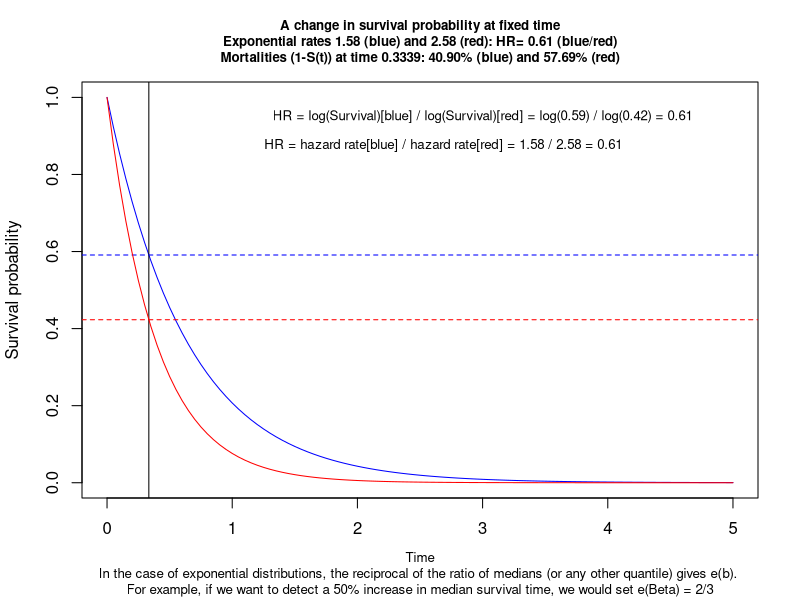
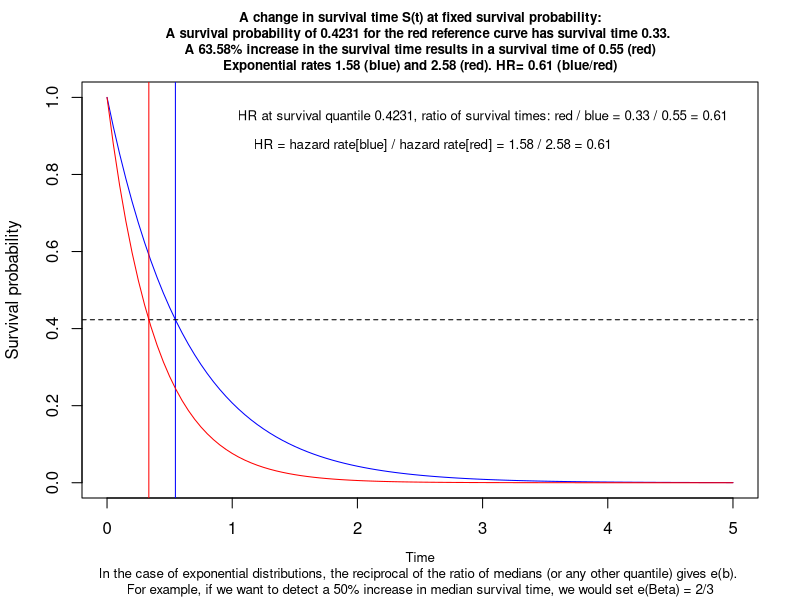
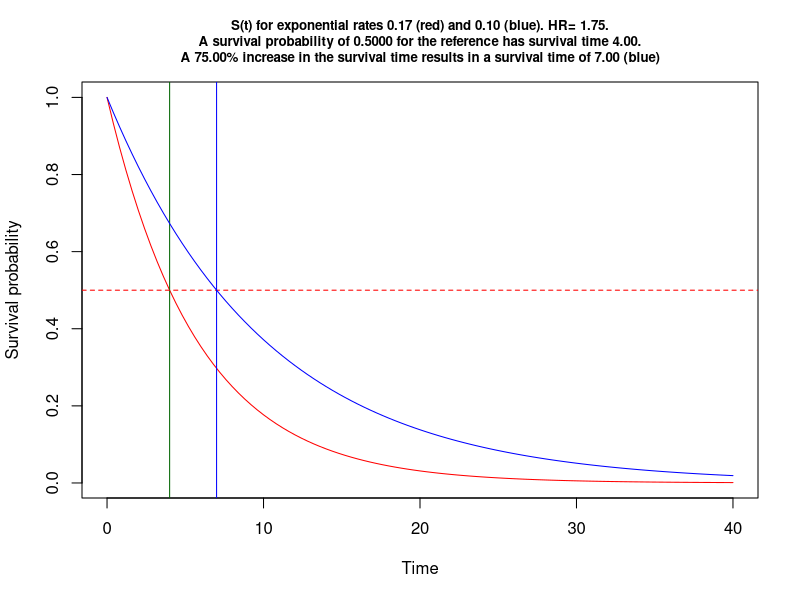
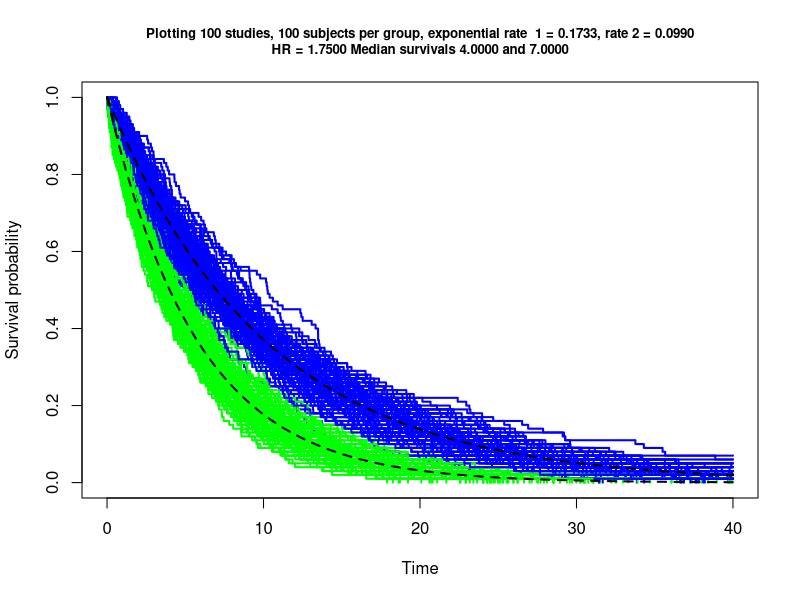

These figures' R source, in order: (Note: this script raises an error after producing the figures.)
## ---- chunk 1

#/***************************************************************************#
#Filename           :      xxxxxxxxxxxxxxxxxxxxx
#Author             :      obrieea1
#Date               :      xx-May-2021
#R                  :      xxxxxxxxxxxxx
#Platform           :      xxxxxxxxxxxxx 
#Project/Study      :      xxxxxxxxxxxxx
#Description        :      xxxxxxxxxxxxx   
#Assumptions:   
#Input              :       
#Output             :      An .R, .Rmd and .html file is output to xxx
#                          An .R file is output to the dir where original .Rmd file is located
#Macros used        :      none
#---------------------------------------------------------------------------
#MODIFICATION HISTORY: 
#    <DD-MON-YYYY>,
#    <Description> 
#    
#***************************************************************************/

# knit: (function(inputFile, encoding) { 
#               out_dir <- '~/Survival-power';   
#           rmarkdown::render(inputFile,
#                         encoding=encoding, 
#       output_file=file.path(out_dir,'survival power exploration.html')) })

        rm(list=ls())

        set.seed(123)
        startTime<-proc.time()
        library(knitr)
        knit_hooks$set(purl = hook_purl)  #new line
        options(width=120)
        options(width = 999)
        opts_chunk$set(comment = "", warning = FALSE, message = FALSE,
                       echo = FALSE, tidy = FALSE, size="tiny",  cache=FALSE,
                       progress=TRUE,
                         fig.width=7, fig.height=3.5,
                       cache.path = 'program_Cache/',
                       fig.path='figure/')
         
        knitr::knit_hooks$set(inline = function(x) {
          knitr:::format_sci(x, 'md')
        })
         
        
        options(scipen=999)  # remove scientific notation
        
      
        # create an R file of the code!
        # https://stackoverflow.com/questions/26048722/knitr-and-tangle-code-without-execution
        
         # knit_hooks$set(purl = function(before, options) {
         #   if (before) return()
         #   input  = current_input()  # filename of input document
         #   output = paste(tools::file_path_sans_ext(input), 'R', sep = '.')
         #   if (knitr:::isFALSE(knitr:::.knitEnv$tangle.start)) {
         #   assign('tangle.start', TRUE, knitr:::.knitEnv)
         #   unlink(output)
         # }
         #   cat(options$code, file = output, sep = '\n', append = TRUE)
         # })

          # function to calculate the mode     
          getmode <- function(v) {
               uniqv <- unique(v)
               uniqv[which.max(tabulate(match(v, uniqv)))]
          }
  
          
        # https://stackoverflow.com/questions/36868287/purl-within-knit-duplicate-label-error
          
          options(knitr.duplicate.label = 'allow') # to help with purl
 
          
## ---- chunk 2

 
      
      gps1 <-  paste0('~/Survival-power')
      gps2 <-  paste0('~/Survival-power')
      
      path.script <- paste0(gps1, '')        # code to go here
      path.import <- paste0(gps2, '')  # data is here
      path.export <- paste0(gps1, '') 
      
      wd <- Rhome <- paste0('~/Survival-power')
      wd.code <- paste0(Rhome,'')                 
      wd.data <- paste0(Rhome,'')
 
      
      
      # rounding functions
      p2 <- function(x) {formatC(x, format="f", digits=2)}
      p3 <- function(x) {formatC(x, format="f", digits=3)}
      p4 <- function(x) {formatC(x, format="f", digits=4)}
      
       # https://stackoverflow.com/questions/3245862/format-numbers-to-significant-figures-nicely-in-r
      formatz <- function(x){
        
        if (!is.na(x)  ) {
          
          formatC(signif(x,digits=5), digits=5,format="fg", flag="#",big.mark=",")
          
        }
        
      }
      
      formatz0 <- function(x){
        sprintf(x, fmt = '%s')  
      }
      formatz1 <- function(x){
        sprintf(x, fmt = '%#.1f')  
      }
      formatz2 <- function(x){
        sprintf(x, fmt = '%#.2f')  
      }
      formatz00 <- function(x){
        round(x,0) 
      }
      formatz4 <- function(x){
        sprintf(x, fmt = '%#.4f')  
      }
 
      
## ---- chunk 3
      
    # functions  to get means and SDs, not used
    mymean <- function(x) {mean(x, na.rm=T)}
    mysd <- function(x) {sd(x, na.rm=T)}
    
     
## ---- chunk 4
 
    library(survival)
    library(rms) # for modelling
    library(tidyverse)
   
## ---- chunk 5
      
  # tereneau book p62
  # In the case of exponential distributions, the reciprocal of the ratio of
  # medians (or any other quantile) gives e(b). For example, if we want to
  # detect a 50% increase in median survival time, we would set e(Beta) = 2/3. 
  A  <-runif(1,1,3)              # random, this will be a constant hazard rate
  B  <-runif(1,1,3)              # random, second curve rate
  
  lambda   <- min(A,B)           # best  survival
  lambda2 <- max(A,B)            # worst survival blue curve

  end <- ceiling(-(log(1-.999)/ lambda))       # for plotting 99th percentile
  s <- seq(0,end, length.out = end+1)          # reasonable x axis
  p <- runif(1)                                # random survival prop
  ms <- -log(1-p)/lambda                       # survival time  for survival prop p

  (time1 <- ms )
  (mort1 <-  exp(-lambda2*  ms  ) ) # e^-lambda*t
 
  #~~~~~~~~~~~~~~~~~~~~~~~~~~~~~~~~~~~~~~~~~~~~~~~~~~~~~~~~~~~~~~~~~~~~~~~~~~~~~~~~~~~~
  #~~~~~~~~~~~~~~~~~~~~~~~~~~~~~~~~~~~~~~~~~~~Survival function~~~~~~~~~~~~~~~~~~~~~~~~~~~~~~~
  zp <- function(x, shape, scale)
    pweibull(x, shape=shape, scale=scale,lower.tail=F)
  
  #~~~~~~~~~~~~~~~~~~
  curve(zp(x, shape=1, scale=1/lambda), from=0, to=end, 
         main=paste0("A change in survival probability at fixed time\n Exponential rates ",
                     formatz2(lambda),         " (blue) and ",
                     formatz2(lambda2),        " (red): HR= ",
                     formatz2(lambda/lambda2), " (blue/red) \nMortalities (1-S(t)) at time ",
                     formatz4(ms),             ": ",
                     formatz2(p*100),          "% (blue) and ", 
                     formatz2((1-mort1)*100 ), "% (red)" ), 
                     cex.main = .8,
                     ylab='Survival probability', xlab='', col="blue", 
                     sub= "Time\nIn the case of exponential distributions, the reciprocal of the ratio of medians (or any other quantile) gives e(b). \nFor example, if we want to detect a 50% increase in median survival time, we would set e(Beta) = 2/3" ,  cex.sub=.8)

  abline(v=ms )   
  abline(h=1-p , col='blue' , lty=2)
  #~~~~~~~~~~~~~~~~~~
  curve(zp(x, shape=1, scale=1/lambda2), from=0, to=end,     
        ylab='Survival probability', xlab='Time', col="red", add=TRUE)
  abline(h=mort1 , col='red' , lty=2)      
  #~~~~~~~~~~~~~~~~~~
  text(x = end*.6, y = .95,  
       paste0("HR = log(Survival)[blue] / log(Survival)[red] = log("
              ,formatz2(1-p),                  ") / log(",
              formatz2(mort1),                 ") = ", 
              formatz2( log(1-p)/log(mort1) ), ""),
       col = "black",#1b98e0",
       cex = .8)
  #~~~~~~~~~~~~~~~~~~
  text(x = end*.537, y = .875,  
       paste0(expression("HR = hazard rate[blue] / hazard rate[red] = "),
              formatz2(lambda),         " / ",
              formatz2(lambda2),        " = ",
              formatz2(lambda/lambda2), ""
              ),
       col = "black",#1b98e0",
             cex = .8)
  #~~~~~~~~~~~~~~~~~~
     # ratio of two survivals
     A <- -log(1-p)/lambda2
     B <- -log(1-p)/lambda
      
     A/B
     lambda/lambda2

## ---- chunk 6
      
 #~~~~~~~~~~~~~~~~~~~~~~~~~~~~~~~~~~~~~~~~~~~~~~~~~~~~~~~~~~~~~~~~~~~~~~~~~~~~~~~~~~~~~~~~~~~~~~~~
 
 # new
 p          <- mort1  
 ref.time   <- s1 <- ms 
 trt.time   <- s2 <- -log(p)/lambda
 fact.      <- (-log(p)/lambda)  / (-log(p)/lambda2) -1
 hr         <- lambda/lambda2
 
 
 curve(zp(x, shape=1, scale=1/lambda), from=0, to=end, 
       main=paste0(  "A change in survival time S(t) at fixed survival probability:\nA survival probability of ",
          formatz4(p),         " for the red reference curve has survival time ",
          formatz2( ref.time), ". \nA ",
          formatz2(fact.*100) ,"% increase in the survival time results in a survival time of ",
          formatz2(trt.time),  " (red)\nExponential rates ",
          formatz2(lambda),    " (blue) and ",
          formatz2(lambda2),   " (red). HR= ",
          formatz2(hr),        " (blue/red)"
          ),  
          cex.main = .8,
          ylab='Survival probability',xlab='', 
          col="blue",
          sub= "Time\nIn the case of exponential distributions, the reciprocal of the ratio of medians (or any other quantile) gives e(b). \nFor example, if we want to detect a 50% increase in median survival time, we would set e(Beta) = 2/3" , cex.sub=.8)
 
   text(x = end*.6, y = .95,  
       paste0("HR at survival quantile ",formatz4(p),", ratio of survival times: red / blue = "
              ,formatz2(ref.time),             " / ",
              formatz2(trt.time),              " = ", 
              formatz2( ref.time/trt.time ),   ""),
       col = "black",
       cex = .8)
 
  #~~~~~~~~~~~~~~~~~~
  text(x = end*.52, y = .875,  
       paste0(expression("HR = hazard rate[blue] / hazard rate[red] = "),
              formatz2(lambda)," / ",formatz2(lambda2)," = "
              ,formatz2(lambda/lambda2),""
              ),
       col = "black",
             cex = .8)
  #~~~~~~~~~~~~~~~~~~~
 abline(v= -log(p)/lambda, col='blue')  
 abline(h=p , col='black' , lty=2)
 abline(v= -log(p)/lambda2 , col='red')   
 
 curve(zp(x, shape=1, scale=1/lambda2), from=0, to=end,  
       ylab='Survival probability', xlab='Time', col="red", add=TRUE)
  
 #~~~~~~~~~~~~~~~~~~~~~~~~~~~~~~~~~~~~~~~~~~~~~~~~~~~~~~~~~~~~~~~~~~~~~~~~~~~~~~~~~~~~~~~~~~~~~~~~
 
 
## ---- chunk 7
     
## ---- chunk 8
 
# This function is useful for creating d1 an input to Hmisc cpower

  morti <- function ( d0=.5, hr=2/3, time=6){
    
      lambda = -log(1-d0)/time     # hazard rate 
      m = 1 - exp(-lambda*time*hr) # mortality hence subtracting from 1
      return(m)
  } 
  
 
  d0 <- 0.5
  d1 <- morti()
  
  cpower(tref=6, n=352, mc=d0, r= 100*(d0 - d1)/d0, tmin=39/4, 
         accrual=74/4, alpha=.05, pr=TRUE,
         noncomp.c = 0, noncomp.i = 0)


 
## ---- chunk 9

## ---- chunk 10
  
d0 <- 1-.29
d1 <- 1-.4
cpower(tref=1, n=444, mc=d0, r= 100*(d0 - d1)/d0, tmin=1, 
       accrual=1, alpha=.05, pr=TRUE,
       noncomp.c = 0, noncomp.i = 0)
  
  
  
## ---- chunk 11
     
## ---- chunk 12
     

cpower(tref=2, n=1000, mc=.2, r=25, accrual=2, tmin=1, 
       noncomp.c=10, noncomp.i=17.5)

# repeating using my function, only difference due to rounding

  d0= .2
  time=2
  hr=0.7283
  d1 <- morti(d0=d0, hr= hr, time=time)
  
  cpower(tref=time, n=1000, mc=d0, r=100*(d0 - d1)/d0, accrual=2, tmin=1, 
         noncomp.c=10, noncomp.i=17.5)
 
## ---- chunk 13

  
  d0= .6
  time=5
  d1=.41
  
  cpower(tref=time, n=400, mc=d0, r=100*(d0 - d1)/d0, accrual=1.5, tmin=2,    # p478 and p482
         noncomp.c=0, noncomp.i=0)
  
  cpower(tref=time, n=400, mc=d0, r=100*(d0 - d1)/d0, accrual=2.0,  tmin=2,    # p483
         noncomp.c=0, noncomp.i=0)
  
  cpower(tref=time, n=903, mc=d0, r=100*(d0 - d1)/d0, accrual=20/24, tmin=0,  # p483 no this does not match <-!!
         noncomp.c=0, noncomp.i=0) 


## ---- chunk 14

# Stata survival book p353/354, we duplicate with cpower
# stpower exponential 0.03, hratio(0.6) power(0.9) aperiod(20) fperiod(15)

    hr   <- 0.6
    h    <- 0.03  
    time <- 1/h*(-log(1-0.5))^(1)  #Weibull
    d0   <- 0.5
    d1   <- morti(d0=d0, hr= hr, time=time)  # my function
  
  cpower(tref=time, n=190*2, mc=d0, r=100*(d0 - d1)/d0, accrual=20, tmin=15, 
         noncomp.c=0, noncomp.i=0) #

## ---- chunk 15

 
# stpower exponential 0.03, hratio(0.6) power(0.9) fperiod(35) loghazard detail

simfunx <- function(p=1, hr=.6, n=30, At=20, lambdaC=.018, alpha=0.05, seed=NULL ) {
  
      if (!is.null(seed)) set.seed(seed)
      
      h  <- lambdaC #                    # hazard for exponential using med surv, remeber -log(0.5) is the same 
      ms <- 1/h*(-log(1-0.5))^(p)        # lets show we know how to recreate median survival
      T1 <- 1/h*(-log(runif(n)))^(p)     # weibull times, p=1 so exp, lambda=h
      
      ms2<- ms*hr                        # use the HR to get hazard in other group
      h2 <- log(2)/ms2
      T2 <- 1/h2*(-log(runif(n)))^(p)    # create n weibull times, p=1 so exp, lambda=h2
      
      # lambdaC hazard of censoring
      C1 = rweibull(n, shape=1, scale=1/lambdaC)   # censoring time
      C2 = rweibull(n, shape=1, scale=1/lambdaC)   # censoring time
      
      C1 = rep(100000,n)    # censoring time, basically no censoring due to large time I use here
      C2 = rep(100000,n)    # censoring time  basically no censoring due to large time I use here
      
      time1 = pmin(T1,C1)  # observed time is min of censored and true grp0
      time2 = pmin(T2,C2)  # observed time is min of censored and true grp1
      
      event1 = time1==T1   
      event2 = time2==T2   
      
      event = c(event1,event2)
      Ti = c(time1,time2)
      
      event <- ifelse(Ti >= At, 0, event)
      Ti <-     ifelse(Ti >= At, At, Ti)
      #~~~~~~~~~~~~~~~~~~~~~~~~~~~~~~~~~~~~~~~~~~~~~~~~~~~~~~~~~~~~~~~~~~~~~
      dd <- data.frame(T= Ti, 
                       x = c(rep(1,n), rep(0,n)), 
                       event = event )
      
      l = coxph(Surv(T, event) ~ x, dd)
      
      o <- anova(l)$`Pr(>|Chi|)`[2] # P-value from likelihood ratio test
      
      pow <- o<=alpha
      
      u <- exp(confint(l, level = .9))  [2][[1]]  # use for upper 90% conf interval for non inferiority
      
      n <- (l$n-l$nevent)/l$n  
      
      p <- exp(l$coefficients[[1]])
      
      ev <- l$nevent  # no of events
      
      h1=h
      h2=h2
      
      c( (h1), (h2), (ev),  (n), (p), (u), (o),  (pow))
}


  simres <- plyr::raply(1000,simfunx(p=1, hr=1/.6, n=294/2, At=35, lambdaC=.03))
  simres <- as.data.frame(simres)
  names(simres) <- c("h1","h2","No of events", "Proportion of events","HR", "HR Upper 90CI","Mean P-value","Power")
  options(digits=3)
  r <- (apply(simres,2, mean))
  r<-as.data.frame(r)
  print(kable(t(r)))
  options(digits=7)


## ---- chunk 16


## ---- chunk 17


simfunf <- function(p=1, hr=.6, n=30, acc=20, fup=5, lambdaC=.018, alpha=0.05, seed=NULL ) {
  
  if (!is.null(seed)) set.seed(seed)
  
  At <- T1 <- T2 <- D1 <- D2 <- T1a <- T2a <- time1 <- time2 <- l <- NULL
  
  At= acc + fup
  
  h  <- lambdaC #                    # hazard for exponential using med surv, remeber -log(0.5) is the same 
  ms <- 1/h*(-log(1-0.5))^(p)        # lets show we know how to recreate median survival
  T1 <- 1/h*(-log(runif(n)))^(p)     # weibull times, p=1 so exp, lambda=h
  
  ms2<- ms*hr                        # use the HR to get hazard in other group
  h2 <- log(2)/ms2
  T2 <- 1/h2*(-log(runif(n)))^(p)    # create n weibull times, p=1 so exp, lambda=h2
  
  # lambdaC hazard of censoring
  C1 = rweibull(n, shape=1, scale=1/lambdaC)   # censoring time
  C2 = rweibull(n, shape=1, scale=1/lambdaC)   # censoring time
  
  a1 <- runif(n,0,acc) # use these for random uniform accrual times
  a2 <- runif(n,0,acc)
  
  D1 = T1+a1   # add rand uniform to weibull events
  D2 = T2+a2
  
  T1a <- ifelse(D1>At, At,  T1 )  # make sure no time + accrual entry exceeds accrual + follow up
  T2a <- ifelse(D2>At, At,  T2 )  # and replace [rand uniform to weibull events] with original time to event time

  # by pass censoring, so no censoring!
  C1 = rep(100000,n)    # censoring time, basically no censoring
  C2 = rep(100000,n)    # censoring time  basically no censoring
  
  time1 = pmin(T1a,C1)  # observed time is min of censored and true grp0
  time2 = pmin(T2a,C2)  # observed time is min of censored and true grp1
  
  event1 = time1==T1a   
  event2 = time2==T2a   
  
  
  event = c(event1,event2)
  Ti = c(time1,time2)
  
  event <- ifelse(Ti >= At, 0, event)
  Ti <-     ifelse(Ti >= At, At, Ti)
  #~~~~~~~~~~~~~~~~~~~~~~~~~~~~~~~~~~~~~~~~~~~~~~~~~~~~~~~~~~~~~~~~~~~~~
  dd <- data.frame(T= Ti, 
                   x = c(rep(1,n), rep(0,n)), 
                   event = event )
  
  l = coxph(Surv(T, event) ~ x, dd)
  
  o <- anova(l)$`Pr(>|Chi|)`[2] # P-value from likelihood ratio test
  
  pow <- o<=alpha
  
  u <- exp(confint(l, level = .9))  [2][[1]]  # use for upper 90% conf interval for non inferiority
  
  n <- (l$n-l$nevent)/l$n  
  
  p <- exp(l$coefficients[[1]])
  
  ev <- l$nevent  # no of events
  
  h1=h
  h2=h2
  
  c(h1,h2,ev,n,p,u,o, pow)
}

# my god it works!!!
  simres <- plyr::raply(1000,simfunf(p=1, hr=.6, n=190,  lambdaC=.018, acc=20, fup=15))
  simres <- as.data.frame(simres)
  names(simres) <- c("h1","h2","No of events", "Proportion of events","HR", "HR Upper 90CI","Mean P-value","Power")
  options(digits=3)
  r <- (apply(simres,2, mean))
  r<-as.data.frame(r)
  print(kable(t(r)))
  options(digits=7)


## ---- chunk 18
 
  
  hr=.6
  h  <- .03  
  time <- 1/h*(-log(1-0.5))^(1) 
  d0=.5
  
  d1 <- morti(d0=d0, hr= hr, time=time)
  
  cpower(tref=time, n=190*2, mc=d0, r=100*(d0 - d1)/d0, accrual=20, tmin=15, 
         noncomp.c=0, noncomp.i=0) #?


## ---- chunk 19
 
  weibSurv <- function(x, shape, scale)
      pweibull(x, shape=shape, scale=scale,lower.tail=F)

#~~~~~~~~~~~~~~~~~~~~~~~~~~~~~~~~~~~~~~~~~~~~~~~~~~~~~~~~~~~~~~~~~~~~~~~~~~~~~~~~~~~~~~~~~~~~~~~~
# instead of survival mortality lets postulated change in the time for survival  
# visualize the question
#~~~~~~~~~~~~~~~~~~~~~~~~~~~~~~~~~~~~~~~~~~~~~~~~~~~~~~~~~~~~~~~~~~~~~~~~~~~~~~~~~~~~~~~~~~~~~~~~

  # inputs
  n     <- 100                             # no of patients per group
  ms1   <- 4                               # median survival null
  ms2   <- 7                               # median survival alternative
  p     <- 0.50                            # time for survival probability
  fact. <- (ms2-ms1)/ms1                   # % increase in time for survival of this means
  h     <- lambda   <-  log(2)/ms1         # baseline hazard (reference)
  h2    <- lambda2  <-  lambda/(1+fact.)   # alternate hazard
  hr    <- lambda/lambda2                  # hr compares to alternate/longer survival

## ---- chunk 20
   
  
#~~~~~~~~~~~~~~~~~~~~~~~~~~~~~~~~~~~~~~~~~~~~~~~~~~~~~~~~~~~~~~~~~~~~~~~~~~~~~~~~~~~~~~~~~~~~~~~~
# visualize the question
#~~~~~~~~~~~~~~~~~~~~~~~~~~~~~~~~~~~~~~~~~~~~~~~~~~~~~~~~~~~~~~~~~~~~~~~~~~~~~~~~~~~~~~~~~~~~~~~~

  end <- ceiling(-(log(1-.999)/ lambda))       # for plotting the range of x axis, calc. 99th percentile
  s   <- seq(0,end, length.out = end+1)    
  
  curve(weibSurv(x, shape=1, scale=1/lambda), from=0, to=end, 
        main=paste0("S(t) for exponential rates ",formatz2(lambda)," (red) and ",formatz2(lambda2), " (blue). HR= ",formatz2(hr),".\n A survival probability of ",formatz4(p)," for the reference has survival time ",
                    formatz2(-log(p)/lambda),". \nA ",formatz2(fact.*100) ,"% increase in the survival time results in a survival time of ",formatz2(-log(p)/lambda2)," (blue)"),  cex.main = .8,
        ylab='Survival probability', xlab='Time', col="red")
  
  abline(v= -log(p)/lambda, col='darkgreen')  
  abline(h=p , col='red' , lty=2)
  abline(v= -log(p)/lambda2 , col='blue')   
  
  curve(weibSurv(x, shape=1, scale=1/lambda2), from=0, to=end,  
        ylab='Survival probability', xlab='Time', col="blue", add=TRUE)

## ---- chunk 21
  
#~~~~~~~~~~~~~~~~~~~~~~~~~~~~~~~~~~~~~~~~~~~~~~~~~~~~~~~~~~~~~~~~~~~~~~~~~~~~~~~~~~~~~~~~~~~~~~~~
# Plot many studies
#~~~~~~~~~~~~~~~~~~~~~~~~~~~~~~~~~~~~~~~~~~~~~~~~~~~~~~~~~~~~~~~~~~~~~~~~~~~~~~~~~~~~~~~~~~~~~~~~

  T1 <- 1/h* (-log(runif(n)))^(1)      # 1 in brackets dictates exponential dist
  T2 <- 1/h2*(-log(runif(n)))^(1)      # 1 in brackets dictates exponential dist
  
  survfit1 <- survfit(Surv(T1) ~ 1)
  plot(survfit1, ylab="Survival probability", xlab="Time",col="green", conf.int=FALSE, 
       main=paste0("Plotting ",n," studies, ",n," subjects per group, exponential rate  1 = ",formatz4(h),", rate 2 = ",formatz4(h2), "\nHR = ",formatz4(h/h2),
                   " Median survivals ",formatz4(log(2)/lambda)," and ",formatz4(log(2)/lambda2)), xlim=c(0,end), cex.main = .8)
  
  survfit2 <- survfit(Surv(T2) ~ 1)
  lines(survfit2, lwd=2, col='blue', conf.int = FALSE)  
  
  # draw 100 studies!
  for ( i in 1:n) {
    
    T1 <- 1/h* (-log(runif(n)))^(1)   # 1 in brackets dictates exponential dist
    T2 <- 1/h2*(-log(runif(n)))^(1)   # 1 in brackets dictates exponential dist
    
    survfit1 <- survfit(Surv(T1) ~ 1)
    lines(survfit1, lwd=2, col='green', conf.int = FALSE)  
    
    survfit2 <- survfit(Surv(T2) ~ 1)
    lines(survfit2, lwd=2, col='blue', conf.int = FALSE)  
    
  }
  
  # plot true survival curve, constant hazard h
  curve(weibSurv(x, shape=1, scale=1/h), from=0, to=end, n=length(T1), 
        col='black', lwd=2, lty=2,
        ylim=c(0,1), add=TRUE)
  
  # plot true survival curve, constant hazard h2
  curve(weibSurv(x, shape=1, scale=1/h2), from=0, to=end, n=length(T1), 
        col='black', lwd=2, lty=2,
        ylim=c(0,1), add=TRUE)


## ---- chunk 22
  
#~~~~~~~~~~~~~~~~~~~~~~~~~~~~~~~~~~~~~~~~~~~~~~~~~~~~~~~~~~~~~~~~~~~~~~~~~~~~~~~~~~~~~~~~~~~~~~~~
# power simulation
#~~~~~~~~~~~~~~~~~~~~~~~~~~~~~~~~~~~~~~~~~~~~~~~~~~~~~~~~~~~~~~~~~~~~~~~~~~~~~~~~~~~~~~~~~~~~~~~~

  sim = function(h,h2,n) {
    
    # Simulate some time to event data
    T1 <- 1/h* (-log(runif(n)))^(1)   
    T2 <- 1/h2*(-log(runif(n)))^(1) 
    
    # data
    ti = c(T1, T2)
    gr = c(rep(1, n), rep(0, n))
    
    l = coxph(Surv(ti) ~ gr)    # Fit Cox model
    anova(l)$`Pr(>|Chi|)`[2]   # P-value 
  }
  
  #set.seed(123) # Reproducible pseudorandom numbers
  pv <-  replicate(1000, sim(n = 200/2, h = h, h2=h2)) 
  mean(pv <= 0.05)  

  
## ---- chunk 23
#~~~~~~~~~~~~~~~~~~~~~~~~~~~~~~~~~~~~~~~~~~~~~~~~~~~~~~~~~~~~~~~~~~~~~~~~~~~~~~~~~~~~~~~~~~~~~~~~
# let's use Frank Harrell Hmisc cpower function
# the perspective here is change in mortality at initial time of interest rather 
#~~~~~~~~~~~~~~~~~~~~~~~~~~~~~~~~~~~~~~~~~~~~~~~~~~~~~~~~~~~~~~~~~~~~~~~~~~~~~~~~~~~~~~~~~~~~~~~~
  morti <- function ( d0=.5, hr=2/3, time=6){
    
    lambda = -log(1-d0)/time     # hazard rate 
    m = 1 - exp(-lambda*time*hr) # mortality hence subtracting from 1
    return(m)
  } 
  
  time <- ms1
  d0   <- p
  hr   <- 1/hr
  
  d1 <- morti(d0=d0, hr= hr, time=time)
  
  # looking at graph above just made me choose accrual time 100 with no further follow up
  Hmisc::cpower(tref=time, n=100*2, mc=d0, r=100*(d0 - d1)/d0, accrual=100, tmin=0, 
         noncomp.c=0, noncomp.i=0) 
  
    Hmisc::cpower(tref=time, n=152, mc=d0, r=100*(d0 - d1)/d0, accrual=100, tmin=0, 
         noncomp.c=0, noncomp.i=0) 
  

## ---- chunk 24


 w.sim2 <- function(p=1, hr=1.75, n=100, At=30, ms=5.5, lambdaC=.04) { 

      h  <- log(2)/ms                    # hazard for exponential
      ms <- 1/h*(-log(1-0.5))^(p)        # median survival
      T1 <- 1/h*(-log(runif(n)))^(p)     # weibull times, p=1 so exp, lambda=h
      
      ms2<- ms*hr                        # use the HR to get hazard in other group
      h2 <- log(2)/ms2
      T2 <- 1/h2*(-log(runif(n)))^(p)    # weibull times, p=1 so exp, lambda=h2
      
      # lambdaC hazard of censoring
      C1 = rweibull(n, shape=1, scale=1/lambdaC)   # censoring time
      C2 = rweibull(n, shape=1, scale=1/lambdaC)   # censoring time
      
      time1 = pmin(T1,C1)  # observed time is min of censored and true grp0
      time2 = pmin(T2,C2)  # observed time is min of censored and true grp1
      
      event1 = time1==T1   
      event2 = time2==T2   
      
      event = c(event1,event2)
      #~~~~~~~~~~~~~~~~~~~~~~~~~~~~~~~~~~~~~~~~~~~~~~~~~~~~~~~~~~~~~~~~~~~~~
      dat <- data.frame(T = c(time1,time2), 
                        x = c(rep(1,n), rep(0,n)), 
                        event = c(event1,event2) )

      l = coxph(Surv(T, event) ~ x, dat)
      
      pv <- anova(l)$`Pr(>|Chi|)`[2] # P-value from likelihood ratio test
      
      # collect
      o <- pv
      
      n <- (l$n-l$nevent)/l$n
      
      p <- exp(l$coefficients[[1]])
      
      ev <- l$nevent
      
   #   pow <- o <=.05
      
      output <- list(o,n,p,ev )
      
      return(output)

    }

 
  fact.    <-   (7-4)/4  # % increase in time for survival of this means
  lambda   <-  log(2)/4 # baseline hazard (reference)
  lambda2  <-  lambda/(1+fact.)
  hr       <-  lambda/lambda2
   
   
  # need to double check inputs are correct here??
  require(survival)
  phr = replicate(1000, w.sim2(p=1, hr=hr, n=200/2, At=30000, ms=7, lambdaC=0.00006)) # # censoring and admin censoring times are so big they have no effect
  phr <- t(phr)
  mean(phr[,1] <= 0.05) 


## ---- chunk 25
  
  
#~~~~~~~~~~~~~~~~~~~~~~~~~~~~~~~~~~~~~~~~~~~~~~~~~~~~~~~~~~~~~~~~~~~~~~~~~~~~~~~~~~~~~~~~~~~~~~~~
# non inf power simulation - under construction
#~~~~~~~~~~~~~~~~~~~~~~~~~~~~~~~~~~~~~~~~~~~~~~~~~~~~~~~~~~~~~~~~~~~~~~~~~~~~~~~~~~~~~~~~~~~~~~~~
  # inputs
  n     <- 100                             # no of patients per group
  ms1   <- 4                               # median survival null
  ms2   <- 7                               # median survival alternative
  p     <- 0.50                            # time for survival probability
  fact. <- (ms2-ms1)/ms1                   # % increase in time for survival of this means
  h     <- lambda   <-  log(2)/ms1         # baseline hazard (reference)
  h2    <- lambda2  <-  lambda/(1+fact.)   # alternate hazard
  hr    <- lambda/lambda2                  # hr compare
  
  
  simi = function(h,h2,n) {
    
    # Simulate some time to event data
    T1 <- 1/h* (-log(runif(n)))^(1)   
    T2 <- 1/h2*(-log(runif(n)))^(1) 
    
    # data
    ti = c(T1, T2)
    gr = c(rep(1, n), rep(0, n))
    
    l = coxph(Surv(ti) ~ gr)    # Fit Cox model
    #anova(l)$`Pr(>|Chi|)`[2]   # P-value 
    exp(confint(l, level = .9))  [1][[1]]  # use for lower CI
    
  }
  
  #set.seed(123) # Reproducible pseudorandom numbers
  # try less samples
  pv <-  replicate(1000, simi(n = 50/2, h = h, h2=h2)) 
  mean(pv >  0.80)
  mean(pv >  0.85) 
  mean(pv >  0.90)
  mean(pv >  0.95)  
 # mean(pv > 1.0)
#  mean(pv > 1.1)  
#  mean(pv > 1.2)
  








## ---- chunk 26

      options(width=70)
     # opts_knit$set(root.dir = wd.code)   ##THIS SETS YOUR WORKING DIRECTORY
      sessionInfo()
      print(getwd())
      stopTime<-proc.time()


## ---- chunk 27

    # move stangle R file to a folder in GPS
    # put this at bottom and give it the same name as the RMD file , replace any blanks with underscore
    # https://amywhiteheadresearch.wordpress.com/2014/11/12/copying-files-with-r/

    # https://stackoverflow.com/questions/21101573/need-the-filename-of-the-rmd-when-knitr-runs
    x <- knitr::current_input() 
    x
    rcode <-  gsub(' ','_', trimws(x))                       # replace blank with underscore, this is needed
    file.copy(rcode, path.script,  overwrite=TRUE)           # make a copy of the rcode in a folder of choice
    
    
    # saving the html to GPS!
    # https://stackoverflow.com/questions/28894515/rmarkdown-directing-output-file-into-a-directory
    # x1 <- gsub('\\.Rmd','\\.html', trimws(x)) 
    # rcode <-  gsub(' ','_', trimws(x1))   
    # knit: (function(inputFile, encoding) { 
    #   out_dir <- path.script;
    #   rmarkdown::render(inputFile,
    #                     encoding=encoding, 
    #                     output_file=file.path(dirname(x), out_dir, rcode)) })
    # 
    
    #http://felixfan.github.io/extract-r-code/
    #https://www.rdocumentation.org/packages/knitr/versions/1.19/topics/knit
    #y <- knitr::current_input()
    #knitr::purl(y, output = "test.R", documentation = 2)
 
    input  = knitr::current_input()  # filename of input document
    cat("checking purl..")
    input
    output = paste(tools::file_path_sans_ext(input), 'R', sep = '.')
    output
    #tools::file_path_sans_ext(input)
    knitr::purl(input,paste0(path.script,output),documentation=1,quiet=T)  ##where do we wish to save R code?
    getwd()
    
